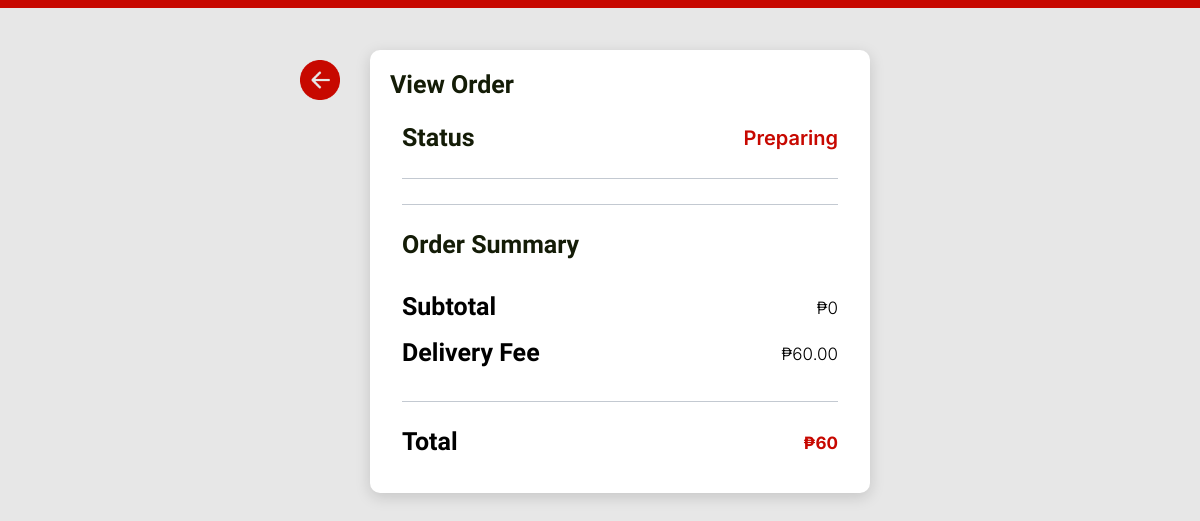
Page /admin/view-order.php?o_id=3 (signed in) on the earlier database version.
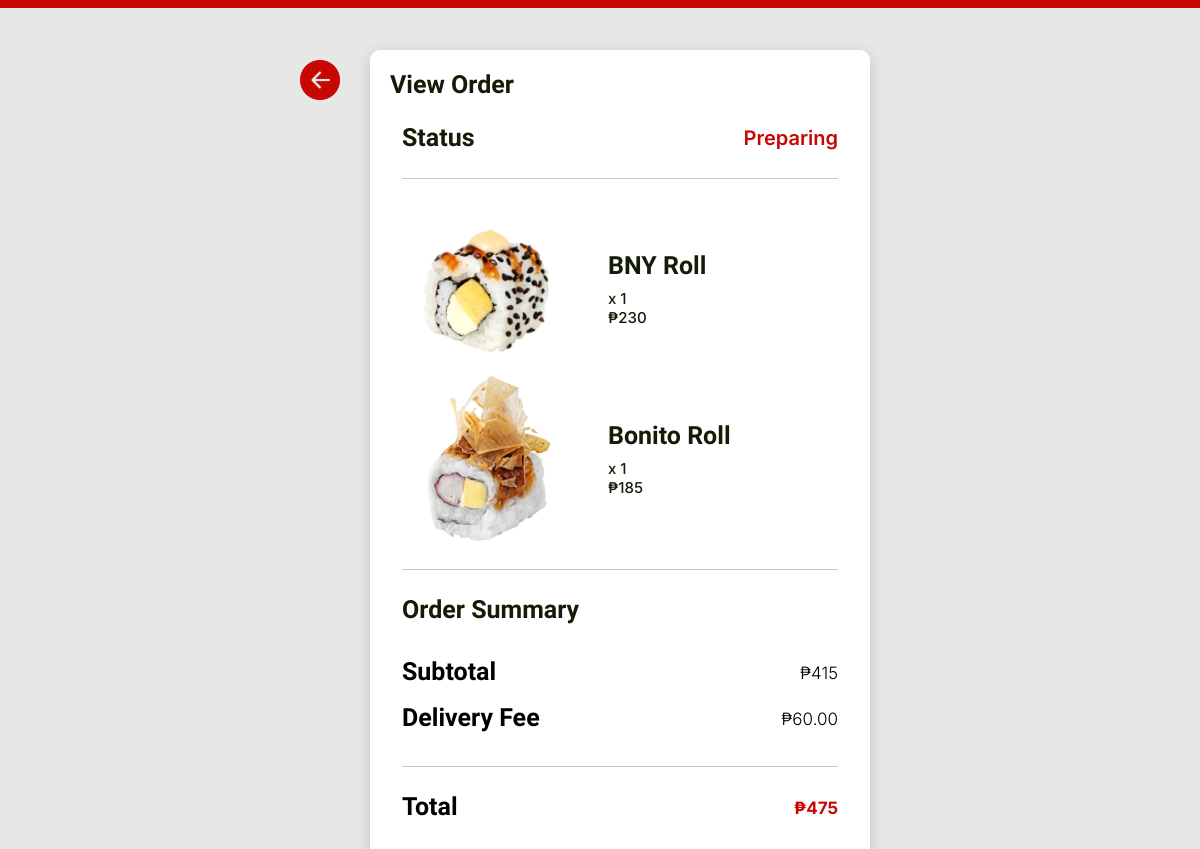
Same page on the later database version.
### tables this page shows
CREATE TABLE `user_orders` (
  `id` int(11) NOT NULL,
  `order_number` int(11) NOT NULL,
  `product_id` int(255) NOT NULL,
  `quantity` int(11) NOT NULL,
  `date` datetime DEFAULT NULL,
  `status` int(11) DEFAULT NULL,
  `user_id` int(11) DEFAULT NULL
);

CREATE TABLE `products` (
  `p_id` int(11) NOT NULL,
  `image` varchar(400) DEFAULT NULL,
  `productName` varchar(255) DEFAULT NULL,
  `price` int(11) NOT NULL,
  `category` int(11) DEFAULT NULL
);

### admin/view-order.php (the view, shortened to what this page needs)
<?php
require "../conn.php";
?>
<!DOCTYPE html>
<html dir="ltr" lang="en">
<head>
    <link href="../css/style.min.css" rel="stylesheet">
    <link href="../css/pagestyles.css" rel="stylesheet">
</head>
<body>
    <div class="wrapper">
        <div class="top-line"></div>
        <div class="back-icon">
            <a href="../admin/order-history.php">
                <img src="../img/backicon.png">
            </a>
        </div>
        <div class="edituserblock">
            <h2>View Order</h2>
            <div class="container">
                <div class="status">
                    <h2 class="status-label">Status</h2>
                    <?php
                    $id = $_GET['o_id'];
                    $query = "SELECT * FROM user_orders JOIN products ON user_orders.product_id = products.p_id WHERE order_number = $id";
                    $result = mysqli_query($conn, $query);
                    $row = mysqli_fetch_assoc($result);
                    if ($row['status'] = 1) {
                        echo "<div class='order-progress p-preparing'>Preparing</div>";
                    } elseif ($row['status'] = 2) {
                        echo "<div class='order-progress p-delivery'>Out for Delivery</div>";
                    } else {
                        echo "<div class='order-progress p-none'>No ongoing order</div>";
                    }
                    ?>
                </div>
                <div class="hline"></div>
                <?php
                $query = "SELECT * FROM user_orders JOIN products ON user_orders.product_id = products.p_id WHERE order_number = $id";
                $result = mysqli_query($conn, $query);
                $subTotal = 0;
                while ($row = mysqli_fetch_assoc($result)) {
                    ?>
                    <div class="d-flex">
                        <div class="food-item-1 w-100">
                            <div class="d-flex align-items-center">
                                <div class="food-img flex-shrink-0">
                                    <img src="../img/menu/<?php echo $row['image'] ?>" alt="food image" width="170"
                                        height="170">
                                </div>
                                <div class="food-content flex-grow-1 ms-3">
                                    <div class="fn">
                                        <h2 class="food-name">
                                            <?php echo $row['productName'] ?>
                                        </h2>
                                        <span class="fn-quantity">x <?php echo $row['quantity'] ?></span>
                                    </div>
                                    <span class="food-price">₱<?php echo $row['price'] ?></span>
                                </div>
                            </div>
                        </div>
                    </div>
                    <?php
                    $subTotal += $row['price'] * $row['quantity'];
                } ?>
                <div class="hline"></div>
                <div>
                    <h2>Order Summary</h2>
                    <div class="subtotal">
                        <h2 class="subtotal-label">Subtotal</h2>
                        <span class="subtotal-price">₱<?php echo $subTotal; ?></span>
                    </div>
                    <div class="df">
                        <h2 class="df-label">Delivery Fee</h2>
                        <span class="df-price">₱60.00</span>
                    </div>
                    <div class="hline"></div>
                    <div class="total">
                        <h2 class="total-label">Total</h2>
                        <span class="total-price">₱<?php echo $subTotal+60; ?></span>
                    </div>
                </div>
            </div>
        </div>
    </div>
</body>
</html>

Differences in the rows shown:
added user_orders: product.image (picture), product.productName "BNY Roll", quantity "1", product.price "230"
added user_orders: product.image (picture), product.productName "Bonito Roll", quantity "1", product.price "185"
Other differences:
$subTotal: "0" → "415"
$subTotal+60: "60" → "475"
